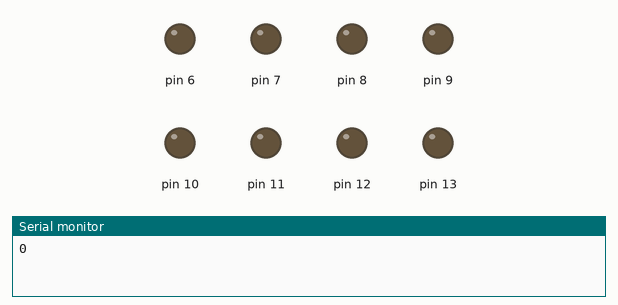
Bench run of a sketch on a simulated Arduino Uno, built with avr-gcc and run on an emulated ATmega328P. Shown: output pins drawn as LEDs (lit = HIGH), the last lines printed to the serial monitor.

Above: at 0.1 s.
At 4.6 s:
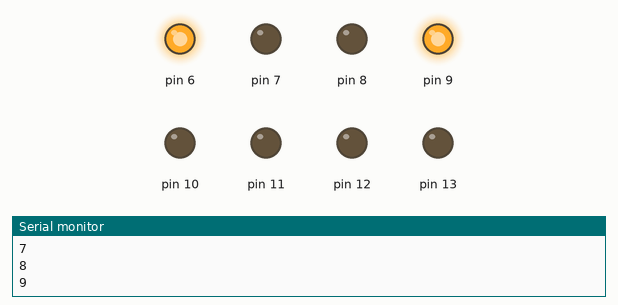
At 9.6 s:
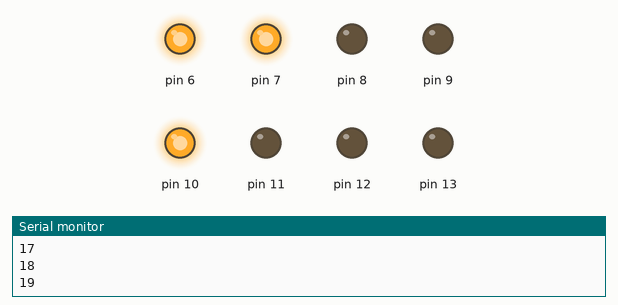
At 19.6 s:
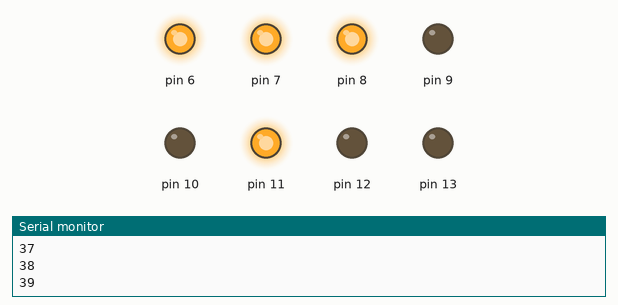
At 29.1 s:
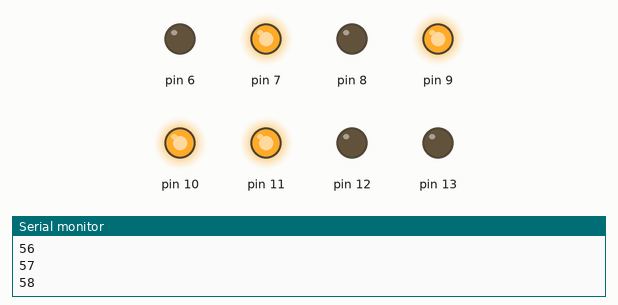
At 39.1 s:
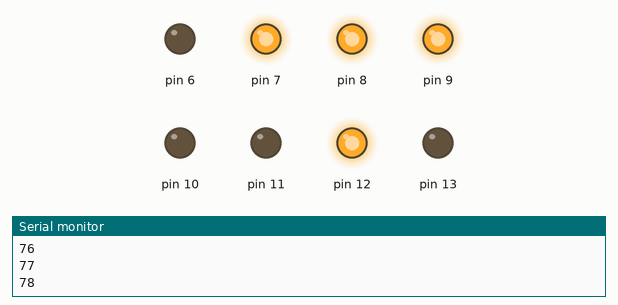
Timing chart, 0 to 40.0 s (numbered marks = the images above):
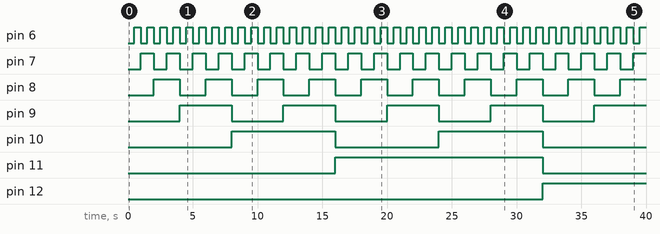

The sketch:

ledsBits.ino
```cpp
// Materiais: 8 220 ohm resistores, breaboad, 8 leds, fios
// Exercício 1.9

byte contador = 0;

void ligarLED() {
  for (byte pin = 6; pin <= 13; pin++) {
	byte algarismoOn = (contador >> (pin - 6)) & 1;
	digitalWrite(pin, algarismoOn);
  }
}

void setup() {
  Serial.begin(9600);

  for (byte pin = 6; pin <= 13; pin++) pinMode(pin, OUTPUT);
}

void loop() {
  ligarLED();
  Serial.println(contador);

  contador++;
  delay(500);
}
```

Measured:
- by itself, pin 6: alternates HIGH for 0.50 s and LOW for 0.50 s
- by itself, pin 7: alternates HIGH for 1.0 s and LOW for 1.0 s
- by itself, pin 8: alternates HIGH for 2.0 s and LOW for 2.0 s
- by itself, pin 9: alternates HIGH for 4.0 s and LOW for 4.0 s
- by itself, pin 10: alternates HIGH for 8.0 s and LOW for 8.0 s
- by itself, pin 11: LOW → HIGH at 16.0 s, → LOW 16.0 s later
- by itself, pin 12: LOW → HIGH at 32.0 s
